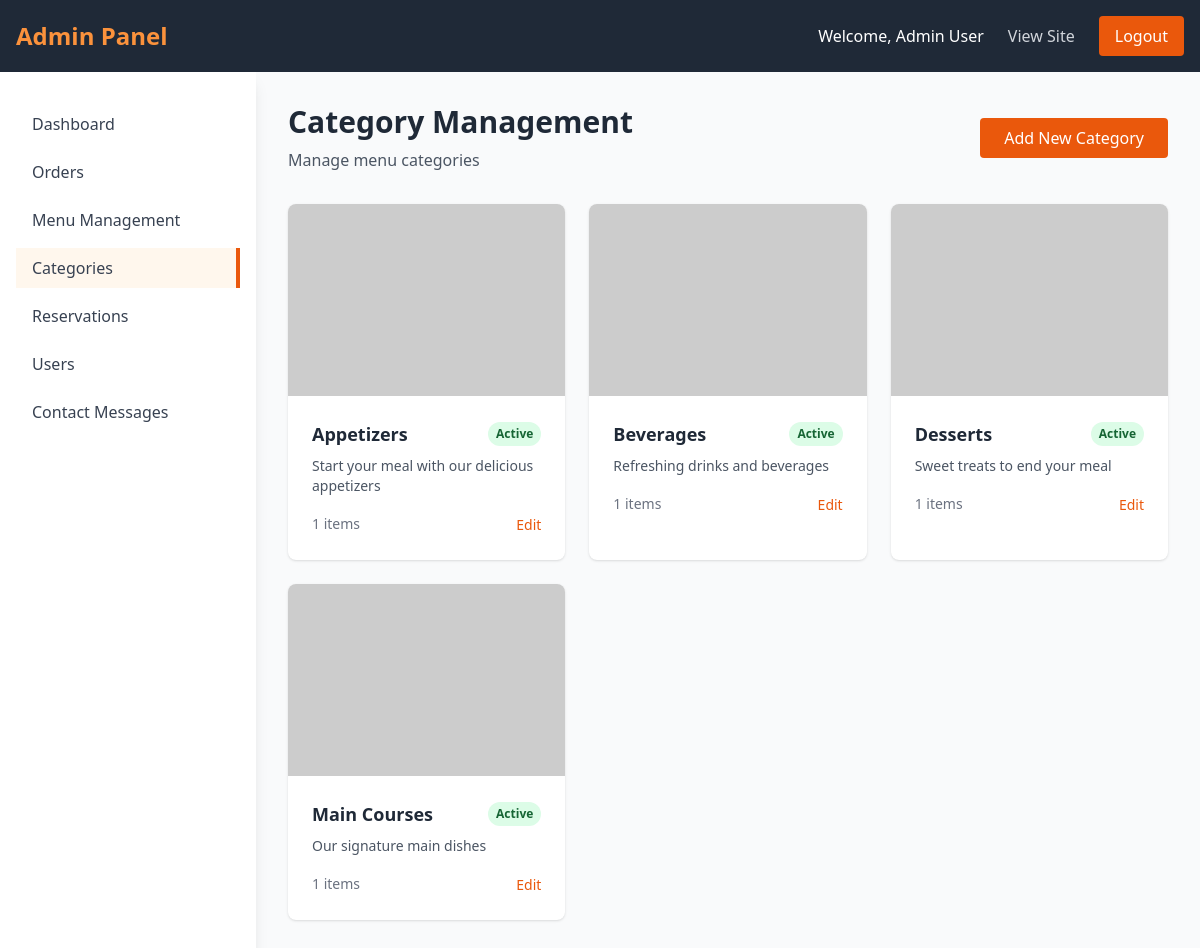
Screenshot of /admin/categories.php (signed in) with the database file from the repository.
### tables this page shows
CREATE TABLE categories (
    id INT AUTO_INCREMENT PRIMARY KEY,
    name VARCHAR(100) NOT NULL,
    description TEXT,
    image VARCHAR(255),
    status ENUM('active', 'inactive') DEFAULT 'active',
    created_at TIMESTAMP DEFAULT CURRENT_TIMESTAMP
);

### admin/categories.php (the view, shortened to what this page needs)
<?php
$database = new Database();
$db = $database->getConnection();
$categories_query = "SELECT c.*, COUNT(mi.id) as item_count
                    FROM categories c
                    LEFT JOIN menu_items mi ON c.id = mi.category_id
                    GROUP BY c.id
                    ORDER BY c.name";
$categories_stmt = $db->prepare($categories_query);
$categories_stmt->execute();
$categories = $categories_stmt->fetchAll(PDO::FETCH_ASSOC);
?>
<!DOCTYPE html>
<html lang="en">
<head>
    <script src="https://cdn.tailwindcss.com"></script>
</head>
<body class="bg-gray-50">
    <nav class="bg-gray-800 text-white">
        <div class="max-w-7xl mx-auto px-4">
            <div class="flex justify-between items-center py-4">
                <div class="flex items-center space-x-4">
                    <h1 class="text-2xl font-bold text-orange-400">Admin Panel</h1>
                </div>
                <div class="flex items-center space-x-6">
                    <span>Welcome, <?= htmlspecialchars($_SESSION['full_name']) ?></span>
                    <a href="../index.php" class="text-gray-300 hover:text-white transition">View Site</a>
                    <a href="../logout.php" class="bg-orange-600 text-white px-4 py-2 rounded hover:bg-orange-700 transition">Logout</a>
                </div>
            </div>
        </div>
    </nav>
    <div class="flex">
        <aside class="w-64 bg-white shadow-lg min-h-screen">
            <nav class="mt-8">
                <div class="px-4 space-y-2">
                    <a href="dashboard.php" class="block px-4 py-2 text-gray-700 hover:bg-gray-50 transition">Dashboard</a>
                    <a href="orders.php" class="block px-4 py-2 text-gray-700 hover:bg-gray-50 transition">Orders</a>
                    <a href="menu.php" class="block px-4 py-2 text-gray-700 hover:bg-gray-50 transition">Menu Management</a>
                    <a href="categories.php" class="block px-4 py-2 text-gray-700 bg-orange-50 border-r-4 border-orange-600 font-medium">Categories</a>
                    <a href="reservations.php" class="block px-4 py-2 text-gray-700 hover:bg-gray-50 transition">Reservations</a>
                    <a href="users.php" class="block px-4 py-2 text-gray-700 hover:bg-gray-50 transition">Users</a>
                    <a href="messages.php" class="block px-4 py-2 text-gray-700 hover:bg-gray-50 transition">Contact Messages</a>
                </div>
            </nav>
        </aside>
        <main class="flex-1 p-8">
            <div class="mb-8 flex justify-between items-center">
                <div>
                    <h1 class="text-3xl font-bold text-gray-800">Category Management</h1>
                    <p class="text-gray-600 mt-2">Manage menu categories</p>
                </div>
                <button onclick="showAddForm()" class="bg-orange-600 text-white px-6 py-2 rounded hover:bg-orange-700 transition">
                    Add New Category
                </button>
            </div>
            <div class="grid md:grid-cols-2 lg:grid-cols-3 gap-6">
                <?php foreach ($categories as $category): ?>
                    <div class="bg-white rounded-lg shadow overflow-hidden">
                        <?php
                        $imageSrc = $category['image'] ? '../' . $category['image'] : 'https://via.placeholder.com/300x200';
                        ?>
                        <img src="<?= $imageSrc ?>"
                             alt="<?= htmlspecialchars($category['name']) ?>"
                             class="w-full h-48 object-cover"
                             onerror="this.src='https://via.placeholder.com/300x200'">
                        <div class="p-6">
                            <div class="flex items-center justify-between mb-2">
                                <h3 class="text-lg font-semibold text-gray-800"><?= htmlspecialchars($category['name']) ?></h3>
                                <span class="px-2 py-1 text-xs font-semibold rounded-full
                                    <?= $category['status'] === 'active' ? 'bg-green-100 text-green-800' : 'bg-red-100 text-red-800' ?>">
                                    <?= ucfirst($category['status']) ?>
                                </span>
                            </div>
                            <p class="text-gray-600 text-sm mb-4"><?= htmlspecialchars($category['description']) ?></p>
                            <div class="flex items-center justify-between">
                                <span class="text-sm text-gray-500"><?= $category['item_count'] ?> items</span>
                                <div class="space-x-2">
                                    <a href="categories.php?edit=<?= $category['id'] ?>"
                                       class="text-orange-600 hover:text-orange-900 text-sm">Edit</a>
                                </div>
                            </div>
                        </div>
                    </div>
                <?php endforeach; ?>
            </div>
        </main>
    </div>
</body>
</html>

### rows the page displays
categories: name "Appetizers", status "Active", description "Start your meal with our delicious appetizers", item_count "1"
categories: name "Beverages", status "Active", description "Refreshing drinks and beverages", item_count "1"
categories: name "Desserts", status "Active", description "Sweet treats to end your meal", item_count "1"
categories: name "Main Courses", status "Active", description "Our signature main dishes", item_count "1"

### other values shown
$_SESSION['full_name'] "Admin User"
